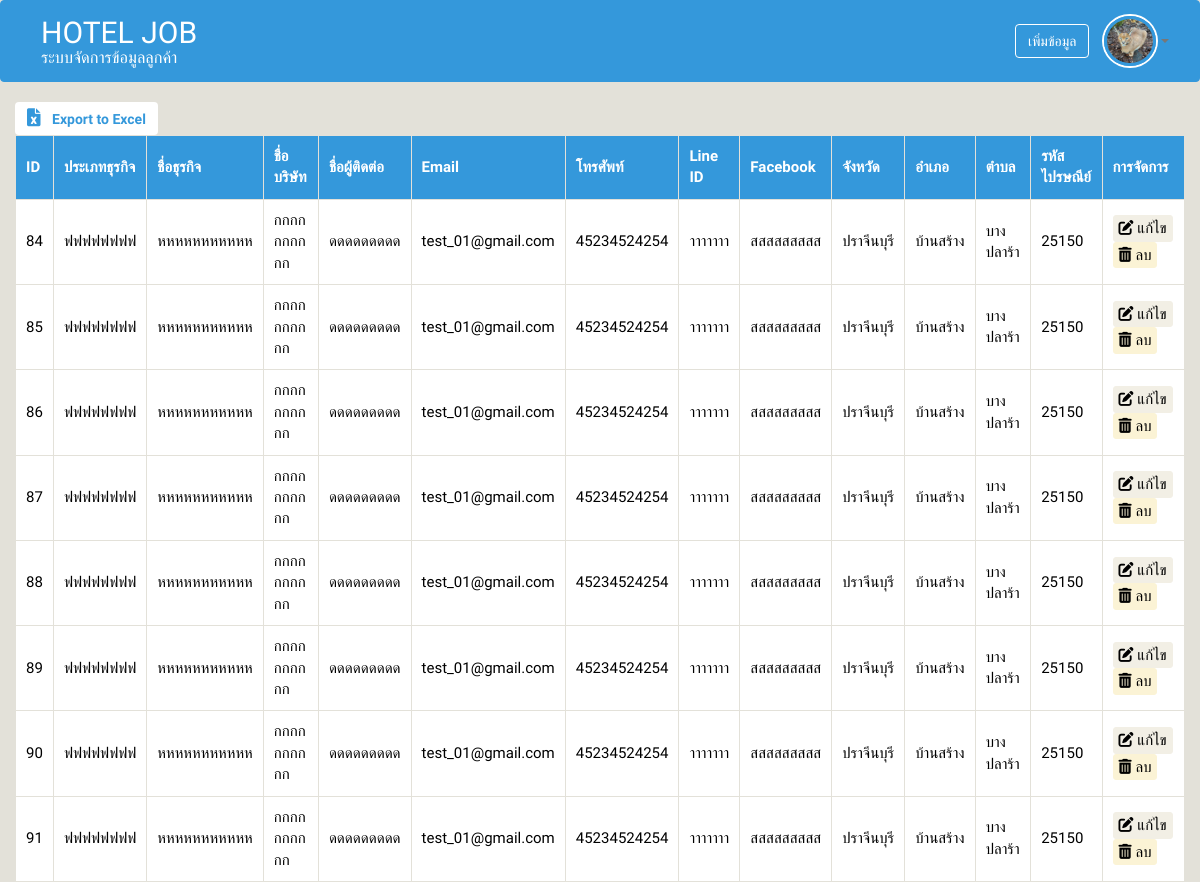
Before: /mydata/index.php (signed in) with the older database file.
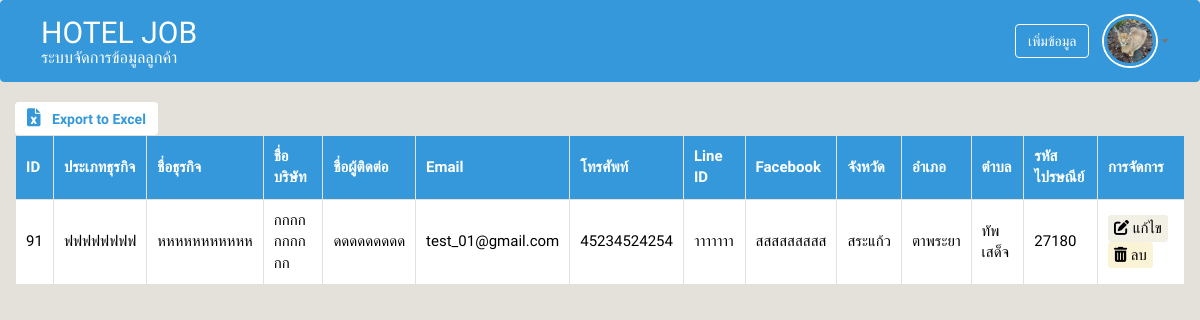
After: the same page with the newer database file.
### tables this page shows
CREATE TABLE `users` (
  `id` int(6) UNSIGNED NOT NULL,
  `username` varchar(30) NOT NULL,
  `password` varchar(255) NOT NULL,
  `profile_image` varchar(255) NOT NULL,
  `user_role` varchar(20) DEFAULT NULL
);

CREATE TABLE `customers_data` (
  `id` int(11) NOT NULL,
  `business_type` varchar(255) DEFAULT NULL,
  `business_name` varchar(255) DEFAULT NULL,
  `company_name` varchar(255) DEFAULT NULL,
  `contact_name` varchar(255) DEFAULT NULL,
  `email` varchar(255) DEFAULT NULL,
  `phone` varchar(20) DEFAULT NULL,
  `line_id` varchar(255) DEFAULT NULL,
  `facebook` varchar(255) DEFAULT NULL,
  `province` varchar(255) DEFAULT NULL,
  `amphure` varchar(255) DEFAULT NULL,
  `district` varchar(255) DEFAULT NULL,
  `zip_code` int(11) DEFAULT NULL
);

CREATE TABLE `provinces` (
  `id` int(5) NOT NULL,
  `code` varchar(4) DEFAULT NULL,
  `name_th` varchar(150) NOT NULL,
  `name_en` varchar(150) NOT NULL
);

CREATE TABLE `amphures` (
  `id` int(5) NOT NULL,
  `code` varchar(4) NOT NULL,
  `name_th` varchar(150) NOT NULL,
  `name_en` varchar(150) NOT NULL,
  `province_id` int(5) NOT NULL DEFAULT 0
);

CREATE TABLE `districts` (
  `id` varchar(6) NOT NULL,
  `zip_code` int(11) NOT NULL,
  `name_th` varchar(150) NOT NULL,
  `name_en` varchar(150) NOT NULL,
  `amphure_id` int(11) NOT NULL DEFAULT 0
);

### mydata/index.php (the view, shortened to what this page needs)
<?php
require_once 'config/dbconnect.php';
$user_id = $_SESSION['user_id'];
$sql = "SELECT username, profile_image FROM users WHERE id = ?";
$stmt = $conn->prepare($sql);
$stmt->bind_param("i", $user_id);
$stmt->execute();
$result = $stmt->get_result();
if ($result->num_rows > 0) {
    $row = $result->fetch_assoc();
    $profile_image = !empty($row['profile_image']) ? 'uploads/' . $row['profile_image'] : 'path/to/default/profile/image';
} else {
    $username = "Guest";
    $profile_image = "path/to/default/profile/image";
}
$search_query = isset($_GET['search']) ? $_GET['search'] : '';
$search_query = "%{$search_query}%";
$sql_customers = "SELECT c.id, c.business_type, c.business_name, c.company_name, c.contact_name, c.email, c.phone, c.line_id, c.facebook, p.name_th AS province_name, a.name_th AS amphure_name, d.name_th AS district_name, d.zip_code
FROM customers_data c
JOIN provinces p ON c.province = p.id
JOIN amphures a ON c.amphure = a.id
JOIN districts d ON c.district = d.id
WHERE c.business_name LIKE ? OR c.contact_name LIKE ?";
$stmt_customers = $conn->prepare($sql_customers);
$stmt_customers->bind_param("ss", $search_query, $search_query);
$stmt_customers->execute();
$result_customers = $stmt_customers->get_result();
?>
<!DOCTYPE html>
<html lang="th">
<head>
  <link rel="stylesheet" href="styles/index.css">
  <link rel="stylesheet" href="styles/modal.css">
  <link rel="stylesheet" href="https://cdnjs.cloudflare.com/ajax/libs/font-awesome/6.0.0-beta3/css/all.min.css">
  <link rel="stylesheet" href="https://cdn.datatables.net/2.1.5/css/dataTables.dataTables.css">
  <link rel="stylesheet" href="https://maxcdn.bootstrapcdn.com/bootstrap/3.4.1/css/bootstrap.min.css">
</head>
<body>
  <nav class="navbar navbar-default">
    <div class="container-fluid">
    <div class="navbar-header">
      <a class="navbar-brand" href="index.php" style= "margin:15px;">
        <h1 style="margin: 0; font-size: 30px;">HOTEL JOB</h1>
        <h3 style="margin: 0; font-size: 16.4px;">ระบบจัดการข้อมูลลูกค้า</h3>
      </a>
    </div>
      <div class="collapse navbar-collapse">
        <ul class="nav navbar-nav navbar-right">
          <li><button type="button" class="btn btn-primary navbar-btn" data-toggle="modal" data-target="#insertModal">เพิ่มข้อมูล</button></li>
          <li class="dropdown">
            <a href="#" class="dropdown-toggle" data-toggle="dropdown">
              <?php if (!empty($profile_image)) : ?>
                <img src="<?= $profile_image ?>" class="profile-img" alt="Profile Image">
              <?php else : ?>
                โปรไฟล์
              <?php endif; ?>
              <span class="caret"></span>
            </a>
          </li>
        </ul>
      </div>
    </div>
  </nav>
  <div class="container-fluid">
      <button type="button" class="btn btn-success" onclick="window.location.href='export.php'">
         <i class="fas fa-file-excel"></i> Export to Excel
       </button>
    <table id="example" class="" style="width:100%">
      <thead>
        <tr>
          <th>ID</th>
          <th>ประเภทธุรกิจ</th>
          <th>ชื่อธุรกิจ</th>
          <th>ชื่อบริษัท</th>
          <th>ชื่อผู้ติดต่อ</th>
          <th>Email</th>
          <th>โทรศัพท์</th>
          <th>Line ID</th>
          <th>Facebook</th>
          <th>จังหวัด</th>
          <th>อำเภอ</th>
          <th>ตำบล</th>
          <th>รหัสไปรษณีย์</th>
          <th>การจัดการ</th>
        </tr>
      </thead>
      <tbody>
        <?php if ($result_customers->num_rows > 0) : ?>
          <?php while ($row = $result_customers->fetch_assoc()) : ?>
            <tr>
              <td><?= htmlspecialchars($row['id']) ?></td>
              <td><?= htmlspecialchars($row['business_type']) ?></td>
              <td><?= htmlspecialchars($row['business_name']) ?></td>
              <td><?= htmlspecialchars($row['company_name']) ?></td>
              <td><?= htmlspecialchars($row['contact_name']) ?></td>
              <td><?= htmlspecialchars($row['email']) ?></td>
              <td><?= htmlspecialchars($row['phone']) ?></td>
              <td><?= htmlspecialchars($row['line_id']) ?></td>
              <td><?= htmlspecialchars($row['facebook']) ?></td>
              <td><?= htmlspecialchars($row['province_name']) ?></td>
              <td><?= htmlspecialchars($row['amphure_name']) ?></td>
              <td><?= htmlspecialchars($row['district_name']) ?></td>
              <td><?= htmlspecialchars($row['zip_code']) ?></td>
              <td><a href="customers/editdata.php?id=<?= htmlspecialchars($row['id']) ?>" class="btn btn-warning btn-xs">
                <i class="fas fa-edit"></i> แก้ไข</a>
                <a href="customers/deletedata.php?id=<?= htmlspecialchars($row['id']) ?>" class="btn btn-danger btn-xs" onclick="return confirm('คุณต้องการลบข้อมูลนี้หรือไม่?')">
                <i class="fas fa-trash-alt"></i> ลบ</a></td>
            </tr>
          <?php endwhile; ?>
        <?php else : ?>
          <tr>
            <td colspan="14" class="text-center">ไม่พบข้อมูล</td>
          </tr>
        <?php endif; ?>
      </tbody>
    </table>
  </div>
</body>
</html>

### mydata/styles/index.css (style rules this page uses)
body { font-family: 'Anuphan', sans-serif !important; font-size: 14px !important; line-height: 1.42857143 !important; color: #333 !important; background-color: var(--hoteljob-off-white)!important; }
.navbar-default { background-color:#3498db!important; border-color:#3498db!important; }
.profile-img { max-width: 50px; max-height: 50px; border-radius: 50%; border: 3px solid #3498db; box-shadow: 0 0 0 2px white; }
.navbar-btn { font-family: 'Anuphan', sans-serif; margin-top: 23px !important; margin-bottom: 8px !important; }
.navbar-default .navbar-brand { font-family: 'Anuphan', sans-serif; color: var(--hoteljob-white) !important; font-size: 5rem !important; font-weight: 900; padding: 0px !important; margin-top: 15px!important; margin-left: 25px !important; background-color: none !important; border-color: none !important; margin-bottom: 0px !important; }
.btn-primary { font-family: 'Anuphan', sans-serif !important; color: #fff !important; background-color: #3498db !important; border-color: var(--hoteljob-white) !important; }
#example thead { background-color:#3498db !important; color: var(--hoteljob-white)!important; font-family: 'Anuphan', sans-serif!important; }
#example tbody { background-color: var(--hoteljob-white); color: var(--hoteljob-black); font-family: 'Anuphan', sans-serif; }
.btn-success { display: inline-flex; align-items: center; padding: 20px 30px; font-size: 16px; font-weight: bold !important; color: #3498db !important; background-color: #ffffff !important; border: none !important; border-radius: 4px; cursor: pointer; }
.btn-success i { margin-right: 8px; font-size: 18px; }
.btn-warning { color: var(--hoteljob-black)!important; background-color: var(--hoteljob-ecru)!important; border-color: var(--hoteljob-ecru) !important; font-size: 1.5rem !important; }
.btn-danger { color: var(--hoteljob-black) !important; background-color: var(--hoteljob-cream) !important; border-color: var(--hoteljob-cream) !important; font-size: 1.5rem !important; }
#example th, #example td { border: 1px solid var(--hoteljob-off-white); padding: 12px; text-align: left; font-size: 1.5rem; font-family: 'Anuphan', sans-serif !important; padding: 10px; border-radius: 0px; }

### mydata/styles/modal.css (style rules this page uses)
.btn-primary { background-color: #3198bb; border-color: #3198bb; font-family: 'Anuphan', sans-serif; font-size: 16px; padding: 10px 20px; border-radius: 4px; }

### mydata/styles/hoteljob_color.css (style rules this page uses)
:root { --hoteljob-white: #ffffff; --hoteljob-cream: #fbf3d5; --hoteljob-ecru: #f2efe5; --hoteljob-Soft-Gray: #f1f5f9; --hoteljob-pale-blue: #e1e7ef; --hoteljob-off-white: #e3e1d9; --hoteljob-light-beige: #d6dac8; --hoteljob-sandy: #eadfb4; --hoteljob-soft-green: #9cafaa; --hoteljob-powder-blue: #9bb0c1; --hoteljob-gray: #b4b4b8; --hoteljob-Light-Mist: #c7c8cc; --hoteljob-soft-blue: #babded; --hoteljob-coral: #f6995c; --hoteljob-orange: #f26d2b; --hoteljob-peach: #efbc9b; --hoteljob-dark-blue: #51829b; --hoteljob-vibrant-green: #1def71; --hoteljob-blue: #3198bb; --hoteljob-blue-dark: #0088ff; --hoteljob-dark-gray: #303036; --hoteljob-almost-black: #050401; --hoteljob-black: #000000; }

Changed rows visible on the page:
removed customers_data: id "84", business_type "ฟฟฟฟฟฟฟฟ", business_name "หหหหหหหหหหห", company_name "กกกกกกกกกก", contact_name "ดดดดดดดดด", email "test_01@gmail.com", phone "45234524254", line "าาาาาาา", facebook "สสสสสสสสส", provinces.name_th "ปราจีนบุรี", amphures.name_th "บ้านสร้าง", districts.name_th "บางปลาร้า", districts.zip_code "25150"
removed customers_data: id "85", business_type "ฟฟฟฟฟฟฟฟ", business_name "หหหหหหหหหหห", company_name "กกกกกกกกกก", contact_name "ดดดดดดดดด", email "test_01@gmail.com", phone "45234524254", line "าาาาาาา", facebook "สสสสสสสสส", provinces.name_th "ปราจีนบุรี", amphures.name_th "บ้านสร้าง", districts.name_th "บางปลาร้า", districts.zip_code "25150"
removed customers_data: id "86", business_type "ฟฟฟฟฟฟฟฟ", business_name "หหหหหหหหหหห", company_name "กกกกกกกกกก", contact_name "ดดดดดดดดด", email "test_01@gmail.com", phone "45234524254", line "าาาาาาา", facebook "สสสสสสสสส", provinces.name_th "ปราจีนบุรี", amphures.name_th "บ้านสร้าง", districts.name_th "บางปลาร้า", districts.zip_code "25150"
removed customers_data: id "87", business_type "ฟฟฟฟฟฟฟฟ", business_name "หหหหหหหหหหห", company_name "กกกกกกกกกก", contact_name "ดดดดดดดดด", email "test_01@gmail.com", phone "45234524254", line "าาาาาาา", facebook "สสสสสสสสส", provinces.name_th "ปราจีนบุรี", amphures.name_th "บ้านสร้าง", districts.name_th "บางปลาร้า", districts.zip_code "25150"
removed customers_data: id "88", business_type "ฟฟฟฟฟฟฟฟ", business_name "หหหหหหหหหหห", company_name "กกกกกกกกกก", contact_name "ดดดดดดดดด", email "test_01@gmail.com", phone "45234524254", line "าาาาาาา", facebook "สสสสสสสสส", provinces.name_th "ปราจีนบุรี", amphures.name_th "บ้านสร้าง", districts.name_th "บางปลาร้า", districts.zip_code "25150"
removed customers_data: id "89", business_type "ฟฟฟฟฟฟฟฟ", business_name "หหหหหหหหหหห", company_name "กกกกกกกกกก", contact_name "ดดดดดดดดด", email "test_01@gmail.com", phone "45234524254", line "าาาาาาา", facebook "สสสสสสสสส", provinces.name_th "ปราจีนบุรี", amphures.name_th "บ้านสร้าง", districts.name_th "บางปลาร้า", districts.zip_code "25150"
removed customers_data: id "90", business_type "ฟฟฟฟฟฟฟฟ", business_name "หหหหหหหหหหห", company_name "กกกกกกกกกก", contact_name "ดดดดดดดดด", email "test_01@gmail.com", phone "45234524254", line "าาาาาาา", facebook "สสสสสสสสส", provinces.name_th "ปราจีนบุรี", amphures.name_th "บ้านสร้าง", districts.name_th "บางปลาร้า", districts.zip_code "25150"
changed customers_data "ฟฟฟฟฟฟฟฟ": provinces.name_th "ปราจีนบุรี" → "สระแก้ว"; amphures.name_th "บ้านสร้าง" → "ตาพระยา"; districts.name_th "บางปลาร้า" → "ทัพเสด็จ"; districts.zip_code "25150" → "27180"
